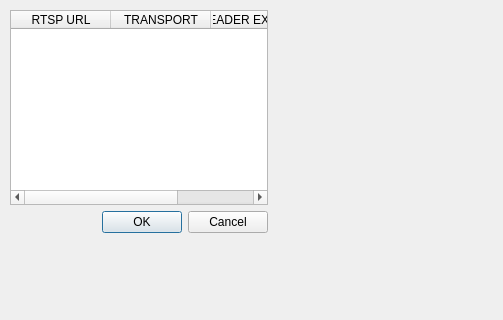
<?xml version="1.0" encoding="UTF-8"?>
<ui version="4.0">
 <class>setupRequest</class>
 <widget class="QDialog" name="setupRequest">
  <property name="geometry">
   <rect>
    <x>0</x>
    <y>0</y>
    <width>503</width>
    <height>320</height>
   </rect>
  </property>
  <property name="windowTitle">
   <string>Dialog</string>
  </property>
  <widget class="QWidget" name="">
   <property name="geometry">
    <rect>
     <x>10</x>
     <y>10</y>
     <width>258</width>
     <height>223</height>
    </rect>
   </property>
   <layout class="QGridLayout" name="gridLayout">
    <item row="0" column="0">
     <widget class="QTableWidget" name="tableWidget">
      <column>
       <property name="text">
        <string>RTSP URL</string>
       </property>
      </column>
      <column>
       <property name="text">
        <string>TRANSPORT</string>
       </property>
      </column>
      <column>
       <property name="text">
        <string>HEADER EXTENSION</string>
       </property>
      </column>
     </widget>
    </item>
    <item row="1" column="0">
     <widget class="QDialogButtonBox" name="buttonBox">
      <property name="orientation">
       <enum>Qt::Horizontal</enum>
      </property>
      <property name="standardButtons">
       <set>QDialogButtonBox::Cancel|QDialogButtonBox::Ok</set>
      </property>
     </widget>
    </item>
   </layout>
  </widget>
 </widget>
 <resources/>
 <connections>
  <connection>
   <sender>buttonBox</sender>
   <signal>accepted()</signal>
   <receiver>setupRequest</receiver>
   <slot>accept()</slot>
   <hints>
    <hint type="sourcelabel">
     <x>248</x>
     <y>254</y>
    </hint>
    <hint type="destinationlabel">
     <x>157</x>
     <y>274</y>
    </hint>
   </hints>
  </connection>
  <connection>
   <sender>buttonBox</sender>
   <signal>rejected()</signal>
   <receiver>setupRequest</receiver>
   <slot>reject()</slot>
   <hints>
    <hint type="sourcelabel">
     <x>316</x>
     <y>260</y>
    </hint>
    <hint type="destinationlabel">
     <x>286</x>
     <y>274</y>
    </hint>
   </hints>
  </connection>
 </connections>
</ui>
